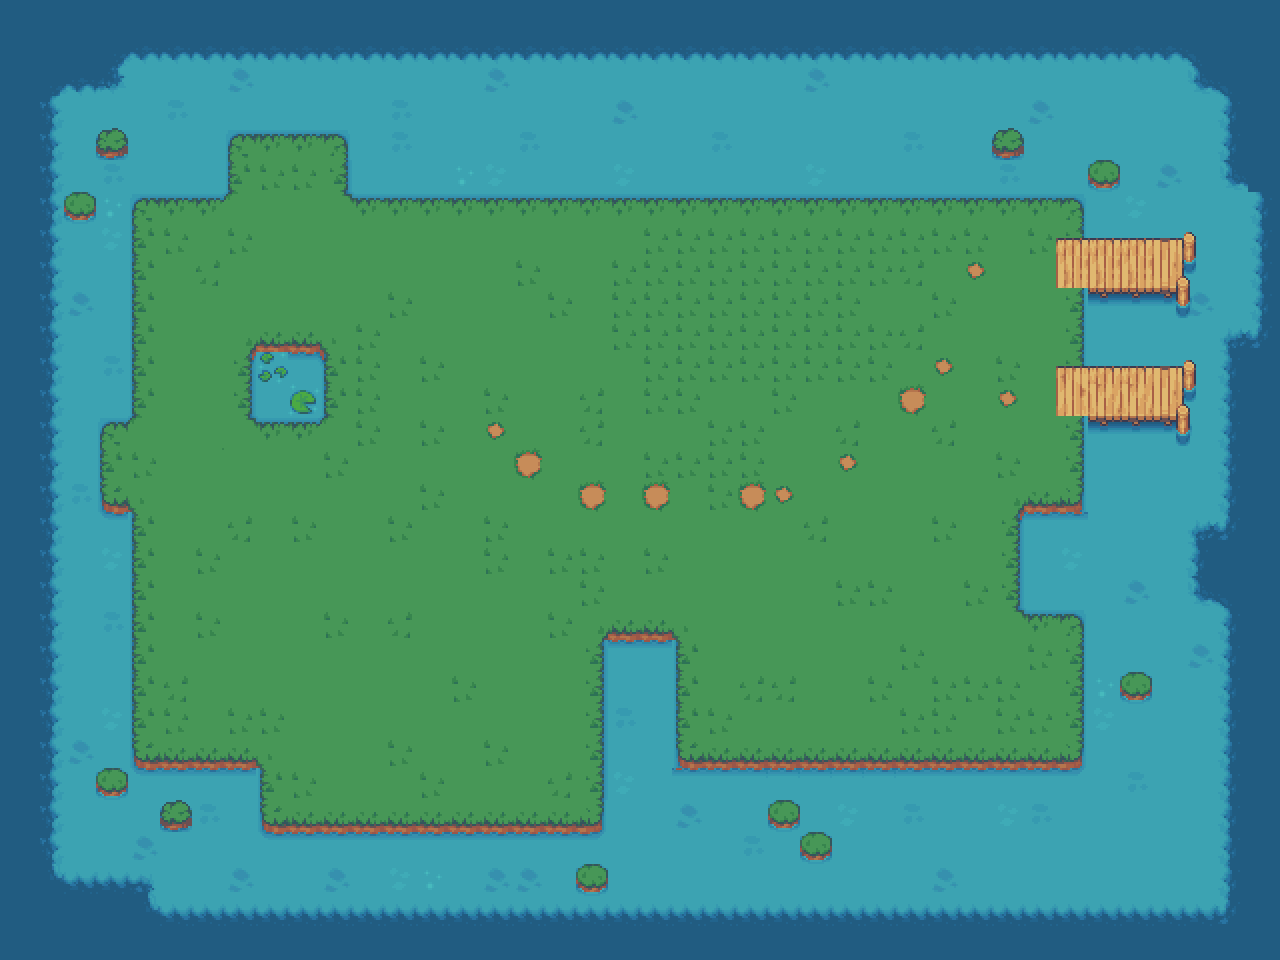

Rendered tile map (Tiled .tmx) drawn with the repository's tilesets; below, a short description and the map source with its tile grids summarised:
An orthogonal 40x30 tile map with 32x32 px tiles, 2 tile layers (Ground, Ground 2) and 644 objects.

<map version="1.9" tiledversion="1.9.2" orientation="orthogonal" renderorder="right-down" width="40" height="30" tilewidth="32" tileheight="32" infinite="0" nextlayerid="22" nextobjectid="3775">
 <editorsettings>
  <export target="islandMap.json" format="json" />
 </editorsettings>
 <tileset firstgid="1" name="Modern_Exteriors" tilewidth="32" tileheight="32" tilecount="25604" columns="173">
  <image source="../tileset/Modern_Exteriors_Complete_Tileset.png" width="5536" height="4736" />
  <tile id="302">
   <properties>
    <property name="collides" type="bool" value="false" />
   </properties>
  </tile>
  <tile id="305">
   <properties>
    <property name="collides" type="bool" value="false" />
   </properties>
  </tile>
  <tile id="306">
   <properties>
    <property name="collides" type="bool" value="false" />
   </properties>
  </tile>
  <tile id="307">
   <properties>
    <property name="collides" type="bool" value="true" />
   </properties>
  </tile>
  <tile id="308">
   <properties>
    <property name="collides" type="bool" value="true" />
   </properties>
  </tile>
  <tile id="309">
   <properties>
    <property name="collides" type="bool" value="false" />
   </properties>
  </tile>
  <tile id="310">
   <properties>
    <property name="collides" type="bool" value="false" />
   </properties>
  </tile>
  <tile id="313">
   <properties>
    <property name="collides" type="bool" value="false" />
   </properties>
  </tile>
  <tile id="314">
   <properties>
    <property name="collides" type="bool" value="true" />
   </properties>
  </tile>
  <tile id="315">
   <properties>
    <property name="collides" type="bool" value="true" />
   </properties>
  </tile>
  <tile id="317">
   <properties>
    <property name="collides" type="bool" value="true" />
   </properties>
  </tile>
  <tile id="318">
   <properties>
    <property name="collides" type="bool" value="true" />
   </properties>
  </tile>
  <tile id="475">
   <properties>
    <property name="collides" type="bool" value="false" />
   </properties>
  </tile>
  <tile id="478">
   <properties>
    <property name="collides" type="bool" value="false" />
   </properties>
  </tile>
  <tile id="479">
   <properties>
    <property name="collides" type="bool" value="false" />
   </properties>
  </tile>
  <tile id="480">
   <properties>
    <property name="collides" type="bool" value="true" />
   </properties>
  </tile>
  <tile id="481">
   <properties>
    <property name="collides" type="bool" value="true" />
   </properties>
  </tile>
  <tile id="482">
   <properties>
    <property name="collides" type="bool" value="false" />
   </properties>
  </tile>
  <tile id="483">
   <properties>
    <property name="collides" type="bool" value="false" />
   </properties>
  </tile>
  <tile id="486">
   <properties>
    <property name="collides" type="bool" value="false" />
   </properties>
  </tile>
  <tile id="487">
   <properties>
    <property name="collides" type="bool" value="true" />
   </properties>
  </tile>
  <tile id="488">
   <properties>
    <property name="collides" type="bool" value="true" />
   </properties>
  </tile>
  <tile id="490">
   <properties>
    <property name="collides" type="bool" value="true" />
   </properties>
  </tile>
  <tile id="491">
   <properties>
    <property name="collides" type="bool" value="true" />
   </properties>
  </tile>
  <tile id="648">
   <properties>
    <property name="collides" type="bool" value="false" />
   </properties>
  </tile>
  <tile id="649">
   <properties>
    <property name="collides" type="bool" value="true" />
   </properties>
  </tile>
  <tile id="650">
   <properties>
    <property name="collides" type="bool" value="true" />
   </properties>
  </tile>
  <tile id="651">
   <properties>
    <property name="collides" type="bool" value="false" />
   </properties>
  </tile>
  <tile id="652">
   <properties>
    <property name="collides" type="bool" value="false" />
   </properties>
  </tile>
  <tile id="653">
   <properties>
    <property name="collides" type="bool" value="true" />
   </properties>
  </tile>
  <tile id="654">
   <properties>
    <property name="collides" type="bool" value="true" />
   </properties>
  </tile>
  <tile id="655">
   <properties>
    <property name="collides" type="bool" value="false" />
   </properties>
  </tile>
  <tile id="656">
   <properties>
    <property name="collides" type="bool" value="false" />
   </properties>
  </tile>
  <tile id="657">
   <properties>
    <property name="collides" type="bool" value="true" />
   </properties>
  </tile>
  <tile id="658">
   <properties>
    <property name="collides" type="bool" value="true" />
   </properties>
  </tile>
  <tile id="659">
   <properties>
    <property name="collides" type="bool" value="false" />
   </properties>
  </tile>
  <tile id="821">
   <properties>
    <property name="collides" type="bool" value="true" />
   </properties>
  </tile>
  <tile id="822">
   <properties>
    <property name="collides" type="bool" value="true" />
   </properties>
  </tile>
  <tile id="823">
   <properties>
    <property name="collides" type="bool" value="true" />
   </properties>
  </tile>
  <tile id="824">
   <properties>
    <property name="collides" type="bool" value="true" />
   </properties>
  </tile>
  <tile id="825">
   <properties>
    <property name="collides" type="bool" value="false" />
   </properties>
  </tile>
  <tile id="826">
   <properties>
    <property name="collides" type="bool" value="false" />
   </properties>
  </tile>
  <tile id="827">
   <properties>
    <property name="collides" type="bool" value="false" />
   </properties>
  </tile>
  <tile id="828">
   <properties>
    <property name="collides" type="bool" value="false" />
   </properties>
  </tile>
  <tile id="829">
   <properties>
    <property name="collides" type="bool" value="true" />
   </properties>
  </tile>
  <tile id="830">
   <properties>
    <property name="collides" type="bool" value="true" />
   </properties>
  </tile>
  <tile id="831">
   <properties>
    <property name="collides" type="bool" value="true" />
   </properties>
  </tile>
  <tile id="832">
   <properties>
    <property name="collides" type="bool" value="true" />
   </properties>
  </tile>
  <tile id="833">
   <properties>
    <property name="collides" type="bool" value="true" />
   </properties>
  </tile>
  <tile id="834">
   <properties>
    <property name="collides" type="bool" value="true" />
   </properties>
  </tile>
  <tile id="837">
   <properties>
    <property name="collides" type="bool" value="true" />
   </properties>
  </tile>
  <tile id="994">
   <properties>
    <property name="collides" type="bool" value="true" />
   </properties>
  </tile>
  <tile id="995">
   <properties>
    <property name="collides" type="bool" value="true" />
   </properties>
  </tile>
  <tile id="996">
   <properties>
    <property name="collides" type="bool" value="true" />
   </properties>
  </tile>
  <tile id="997">
   <properties>
    <property name="collides" type="bool" value="true" />
   </properties>
  </tile>
  <tile id="998">
   <properties>
    <property name="collides" type="bool" value="true" />
   </properties>
  </tile>
  <tile id="999">
   <properties>
    <property name="collides" type="bool" value="true" />
   </properties>
  </tile>
  <tile id="1000">
   <properties>
    <property name="collides" type="bool" value="true" />
   </properties>
  </tile>
  <tile id="1001">
   <properties>
    <property name="collides" type="bool" value="true" />
   </properties>
  </tile>
  <tile id="1002">
   <properties>
    <property name="collides" type="bool" value="true" />
   </properties>
  </tile>
  <tile id="1003">
   <properties>
    <property name="collides" type="bool" value="true" />
   </properties>
  </tile>
  <tile id="1006">
   <properties>
    <property name="collides" type="bool" value="true" />
   </properties>
  </tile>
  <tile id="1007">
   <properties>
    <property name="collides" type="bool" value="true" />
   </properties>
  </tile>
  <tile id="1009">
   <properties>
    <property name="collides" type="bool" value="true" />
   </properties>
  </tile>
  <tile id="1010">
   <properties>
    <property name="collides" type="bool" value="true" />
   </properties>
  </tile>
  <tile id="1167">
   <properties>
    <property name="collides" type="bool" value="true" />
   </properties>
  </tile>
  <tile id="1168">
   <properties>
    <property name="collides" type="bool" value="true" />
   </properties>
  </tile>
  <tile id="1169">
   <properties>
    <property name="collides" type="bool" value="true" />
   </properties>
  </tile>
  <tile id="1170">
   <properties>
    <property name="collides" type="bool" value="true" />
   </properties>
  </tile>
  <tile id="1171">
   <properties>
    <property name="collides" type="bool" value="true" />
   </properties>
  </tile>
  <tile id="1340">
   <properties>
    <property name="collides" type="bool" value="true" />
   </properties>
  </tile>
  <tile id="1341">
   <properties>
    <property name="collides" type="bool" value="true" />
   </properties>
  </tile>
  <tile id="1342">
   <properties>
    <property name="collides" type="bool" value="true" />
   </properties>
  </tile>
  <tile id="1343">
   <properties>
    <property name="collides" type="bool" value="true" />
   </properties>
  </tile>
  <tile id="1344">
   <properties>
    <property name="collides" type="bool" value="true" />
   </properties>
  </tile>
  <tile id="1345">
   <properties>
    <property name="collides" type="bool" value="true" />
   </properties>
  </tile>
  <tile id="1346">
   <properties>
    <property name="collides" type="bool" value="true" />
   </properties>
  </tile>
  <tile id="1347">
   <properties>
    <property name="collides" type="bool" value="true" />
   </properties>
  </tile>
  <tile id="1348">
   <properties>
    <property name="collides" type="bool" value="true" />
   </properties>
  </tile>
  <tile id="1513">
   <properties>
    <property name="collides" type="bool" value="true" />
   </properties>
  </tile>
  <tile id="1514">
   <properties>
    <property name="collides" type="bool" value="true" />
   </properties>
  </tile>
  <tile id="1515">
   <properties>
    <property name="collides" type="bool" value="true" />
   </properties>
  </tile>
  <tile id="1516">
   <properties>
    <property name="collides" type="bool" value="true" />
   </properties>
  </tile>
  <tile id="1517">
   <properties>
    <property name="collides" type="bool" value="true" />
   </properties>
  </tile>
  <tile id="1518">
   <properties>
    <property name="collides" type="bool" value="true" />
   </properties>
  </tile>
  <tile id="1519">
   <properties>
    <property name="collides" type="bool" value="true" />
   </properties>
  </tile>
  <tile id="1520">
   <properties>
    <property name="collides" type="bool" value="true" />
   </properties>
  </tile>
  <tile id="1521">
   <properties>
    <property name="collides" type="bool" value="true" />
   </properties>
  </tile>
  <tile id="1686">
   <properties>
    <property name="collides" type="bool" value="true" />
   </properties>
  </tile>
  <tile id="1687">
   <properties>
    <property name="collides" type="bool" value="true" />
   </properties>
  </tile>
  <tile id="1688">
   <properties>
    <property name="collides" type="bool" value="true" />
   </properties>
  </tile>
  <tile id="1689">
   <properties>
    <property name="collides" type="bool" value="true" />
   </properties>
  </tile>
  <tile id="1690">
   <properties>
    <property name="collides" type="bool" value="true" />
   </properties>
  </tile>
  <tile id="1691">
   <properties>
    <property name="collides" type="bool" value="true" />
   </properties>
  </tile>
  <tile id="1692">
   <properties>
    <property name="collides" type="bool" value="true" />
   </properties>
  </tile>
  <tile id="1693">
   <properties>
    <property name="collides" type="bool" value="true" />
   </properties>
  </tile>
  <tile id="1694">
   <properties>
    <property name="collides" type="bool" value="true" />
   </properties>
  </tile>
  <tile id="1860">
   <properties>
    <property name="collides" type="bool" value="true" />
   </properties>
  </tile>
  <tile id="1861">
   <properties>
    <property name="collides" type="bool" value="true" />
   </properties>
  </tile>
  <tile id="1862">
   <properties>
    <property name="collides" type="bool" value="true" />
   </properties>
  </tile>
  <tile id="1864">
   <properties>
    <property name="collides" type="bool" value="true" />
   </properties>
  </tile>
  <tile id="1865">
   <properties>
    <property name="collides" type="bool" value="true" />
   </properties>
  </tile>
  <tile id="1866">
   <properties>
    <property name="collides" type="bool" value="true" />
   </properties>
  </tile>
  <tile id="1867">
   <properties>
    <property name="collides" type="bool" value="true" />
   </properties>
  </tile>
 </tileset>
 <layer id="2" name="Ground" width="40" height="30">
  <data>[1200 cells, 1200 non-empty, 67 distinct tile ids]</data>
 </layer>
 <layer id="18" name="Ground 2" width="40" height="30">
  <data>[1200 cells, 1127 non-empty, 75 distinct tile ids]</data>
 </layer>
 <objectgroup id="3" name="Wall" locked="1">
  <object id="2079" gid="2391" x="224" y="608" width="32" height="32" />
  <object id="2080" gid="2391" x="256" y="608" width="32" height="32" />
  <object id="2081" gid="2391" x="320" y="608" width="32" height="32" />
  <object id="2082" gid="2391" x="288" y="608" width="32" height="32" />
  <object id="2083" gid="2391" x="352" y="608" width="32" height="32" />
  <object id="2084" gid="2391" x="384" y="608" width="32" height="32" />
  <object id="2085" gid="2391" x="416" y="608" width="32" height="32" />
  <object id="2086" gid="2391" x="448" y="608" width="32" height="32" />
  <object id="2089" gid="2392" x="480" y="608" width="32" height="32" />
  <object id="2090" gid="2393" x="512" y="608" width="32" height="32" />
  <object id="2091" gid="2219" x="448" y="576" width="32" height="32" />
  <object id="2092" gid="2218" x="416" y="576" width="32" height="32" />
  <object id="2093" gid="2218" x="384" y="576" width="32" height="32" />
  <object id="2094" gid="2218" x="352" y="576" width="32" height="32" />
  <object id="2095" gid="2218" x="320" y="576" width="32" height="32" />
  <object id="2096" gid="2218" x="288" y="576" width="32" height="32" />
  <object id="2097" gid="2218" x="256" y="576" width="32" height="32" />
  <object id="2098" gid="2218" x="224" y="576" width="32" height="32" />
  <object id="2099" gid="2390" x="192" y="608" width="32" height="32" />
  <object id="2100" gid="2389" x="160" y="608" width="32" height="32" />
  <object id="2102" gid="2217" x="192" y="576" width="32" height="32" />
  <object id="2117" gid="2218" x="448" y="576" width="32" height="32" />
  <object id="2118" gid="2219" x="480" y="576" width="32" height="32" />
 </objectgroup>
 <objectgroup id="4" name="Chair" />
 <objectgroup id="7" name="ObjectsOnCollide">
  <object id="1608" gid="5670" x="1088" y="480" width="32" height="32" />
  <object id="1609" gid="5843" x="1088" y="512" width="32" height="32" />
  <object id="1610" gid="5671" x="1120" y="480" width="32" height="32" />
  <object id="1611" gid="5844" x="1120" y="512" width="32" height="32" />
  <object id="1612" gid="5673" x="1152" y="480" width="32" height="32" />
  <object id="1613" gid="5674" x="1184" y="480" width="32" height="32" />
  <object id="1614" gid="5675" x="1216" y="480" width="32" height="32" />
  <object id="1615" gid="5848" x="1216" y="512" width="32" height="32" />
  <object id="1616" gid="5847" x="1184" y="512" width="32" height="32" />
  <object id="1617" gid="5846" x="1152" y="512" width="32" height="32" />
  <object id="1622" gid="3287" x="422" y="306" width="32" height="32" />
  <object id="1623" gid="3287" x="416" y="320" width="32" height="32" />
  <object id="1624" gid="3287" x="416" y="320" width="32" height="32" />
  <object id="1625" gid="3287" x="416" y="320" width="32" height="32" />
  <object id="1648" gid="3283" x="224" y="224" width="32" height="32" />
  <object id="1649" gid="3284" x="256" y="224" width="32" height="32" />
  <object id="1650" gid="3285" x="288" y="224" width="32" height="32" />
  <object id="1651" gid="3286" x="320" y="224" width="32" height="32" />
  <object id="1743" gid="2243" x="160" y="256" width="32" height="32" />
  <object id="1744" gid="2244" x="192" y="256" width="32" height="32" />
  <object id="1874" gid="1823" x="384" y="320" width="32" height="32" />
  <object id="1875" gid="1824" x="416" y="320" width="32" height="32" />
  <object id="1878" gid="1825" x="448" y="320" width="32" height="32" />
  <object id="1879" gid="1826" x="480" y="320" width="32" height="32" />
  <object id="1880" gid="1996" x="384" y="352" width="32" height="32" />
  <object id="1881" gid="1997" x="416" y="352" width="32" height="32" />
  <object id="1882" gid="1998" x="448" y="352" width="32" height="32" />
  <object id="1883" gid="1999" x="480" y="352" width="32" height="32" />
  <object id="1885" gid="2131" x="288" y="288" width="32" height="32" />
  <object id="1886" gid="2130" x="256" y="288" width="32" height="32" />
  <object id="1888" gid="2539" x="512" y="352" width="32" height="32" />
  <object id="1889" gid="2540" x="544" y="352" width="32" height="32" />
  <object id="1890" gid="2366" x="512" y="320" width="32" height="32" />
  <object id="1891" gid="2193" x="512" y="288" width="32" height="32" />
  <object id="1892" gid="2367" x="544" y="320" width="32" height="32" />
  <object id="1893" gid="2194" x="544" y="288" width="32" height="32" />
  <object id="1900" gid="2243" x="384" y="224" width="32" height="32" />
  <object id="1901" gid="2244" x="416" y="224" width="32" height="32" />
  <object id="1908" gid="2243" x="512" y="256" width="32" height="32" />
  <object id="1909" gid="2244" x="544" y="256" width="32" height="32" />
  <object id="1925" gid="2243" x="576" y="288" width="32" height="32" />
  <object id="1926" gid="2244" x="608" y="288" width="32" height="32" />
  <object id="1933" gid="2243" x="576" y="384" width="32" height="32" />
  <object id="1934" gid="2244" x="608" y="384" width="32" height="32" />
  <object id="1950" gid="2243" x="640" y="256" width="32" height="32" />
  <object id="1951" gid="2244" x="672" y="256" width="32" height="32" />
  <object id="1958" gid="2243" x="128" y="480" width="32" height="32" />
  <object id="1959" gid="2244" x="160" y="480" width="32" height="32" />
  <object id="1991" gid="2243" x="672" y="288" width="32" height="32" />
  <object id="1992" gid="2244" x="704" y="288" width="32" height="32" />
  <object id="1999" gid="2243" x="640" y="320" width="32" height="32" />
  <object id="2000" gid="2244" x="672" y="320" width="32" height="32" />
  <object id="2007" gid="2243" x="640" y="384" width="32" height="32" />
  <object id="2008" gid="2244" x="672" y="384" width="32" height="32" />
  <object id="2012" gid="1898" x="192" y="480" width="32" height="32" />
  <object id="2036" gid="2243" x="608" y="448" width="32" height="32" />
  <object id="2037" gid="2244" x="640" y="448" width="32" height="32" />
  <object id="2068" gid="2243" x="736" y="256" width="32" height="32" />
  </objectgroup>
 <objectgroup id="17" name="ObjectsOnCollide 2">
  <!-- 77 objects omitted --></objectgroup>
 <objectgroup id="5" name="Objects" opacity="0.97">
  <!-- 332 objects omitted --></objectgroup>
 <objectgroup id="19" name="ObjectsUnder">
  <!-- 111 objects omitted --></objectgroup>
 <objectgroup id="6" name="GenericObjects" />
 <objectgroup id="8" name="GenericObjectsOnCollide" />
 <objectgroup id="9" name="Computer" />
 <objectgroup id="10" name="Whiteboard" />
 <objectgroup id="13" name="Basement" />
 <objectgroup id="14" name="VendingMachine" />
</map>
<!-- 563 of 644 objects omitted -->
